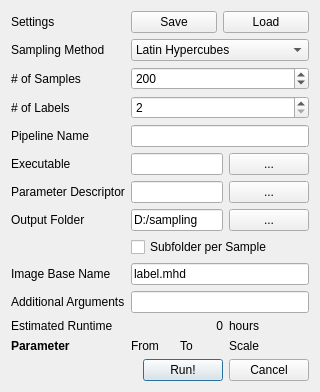
<?xml version="1.0" encoding="UTF-8"?>
<ui version="4.0">
 <class>samplingSettings</class>
 <widget class="QDialog" name="samplingSettings">
  <property name="geometry">
   <rect>
    <x>0</x>
    <y>0</y>
    <width>320</width>
    <height>331</height>
   </rect>
  </property>
  <property name="windowTitle">
   <string>Sampling Settings</string>
  </property>
  <layout class="QGridLayout" name="gridLayout">
   <item row="29" column="0" colspan="4">
    <widget class="QWidget" name="wdButtonBar" native="true">
     <layout class="QHBoxLayout" name="horizontalLayout">
      <property name="spacing">
       <number>6</number>
      </property>
      <property name="leftMargin">
       <number>0</number>
      </property>
      <property name="topMargin">
       <number>0</number>
      </property>
      <property name="rightMargin">
       <number>0</number>
      </property>
      <property name="bottomMargin">
       <number>0</number>
      </property>
      <item>
       <spacer name="horizontalSpacer">
        <property name="orientation">
         <enum>Qt::Horizontal</enum>
        </property>
        <property name="sizeHint" stdset="0">
         <size>
          <width>40</width>
          <height>20</height>
         </size>
        </property>
       </spacer>
      </item>
      <item>
       <widget class="QPushButton" name="pbRun">
        <property name="text">
         <string>Run!</string>
        </property>
        <property name="default">
         <bool>true</bool>
        </property>
       </widget>
      </item>
      <item>
       <widget class="QPushButton" name="pbCancel">
        <property name="text">
         <string>Cancel</string>
        </property>
       </widget>
      </item>
     </layout>
    </widget>
   </item>
   <item row="1" column="1" colspan="3">
    <widget class="QWidget" name="widget" native="true">
     <layout class="QHBoxLayout" name="horizontalLayout_2">
      <property name="spacing">
       <number>6</number>
      </property>
      <property name="leftMargin">
       <number>0</number>
      </property>
      <property name="topMargin">
       <number>0</number>
      </property>
      <property name="rightMargin">
       <number>0</number>
      </property>
      <property name="bottomMargin">
       <number>0</number>
      </property>
      <item>
       <widget class="QPushButton" name="pbSaveSettings">
        <property name="text">
         <string>Save</string>
        </property>
       </widget>
      </item>
      <item>
       <widget class="QPushButton" name="pbLoadSettings">
        <property name="text">
         <string>Load</string>
        </property>
       </widget>
      </item>
     </layout>
    </widget>
   </item>
   <item row="18" column="0">
    <widget class="QLabel" name="label_12">
     <property name="text">
      <string>Estimated Runtime</string>
     </property>
    </widget>
   </item>
   <item row="3" column="0">
    <widget class="QLabel" name="label">
     <property name="text">
      <string>Sampling Method</string>
     </property>
    </widget>
   </item>
   <item row="7" column="0">
    <widget class="QLabel" name="label_3">
     <property name="text">
      <string>Executable</string>
     </property>
    </widget>
   </item>
   <item row="8" column="0">
    <widget class="QLabel" name="label_2">
     <property name="text">
      <string>Parameter Descriptor</string>
     </property>
    </widget>
   </item>
   <item row="4" column="0">
    <widget class="QLabel" name="label_11">
     <property name="text">
      <string># of Samples</string>
     </property>
    </widget>
   </item>
   <item row="23" column="1">
    <widget class="QLabel" name="label_5">
     <property name="text">
      <string>From</string>
     </property>
    </widget>
   </item>
   <item row="23" column="2">
    <widget class="QLabel" name="label_6">
     <property name="text">
      <string>To</string>
     </property>
    </widget>
   </item>
   <item row="22" column="2">
    <spacer name="verticalSpacer">
     <property name="orientation">
      <enum>Qt::Vertical</enum>
     </property>
     <property name="sizeHint" stdset="0">
      <size>
       <width>20</width>
       <height>40</height>
      </size>
     </property>
    </spacer>
   </item>
   <item row="23" column="0">
    <widget class="QLabel" name="label_4">
     <property name="text">
      <string>&lt;html&gt;&lt;head/&gt;&lt;body&gt;&lt;p&gt;&lt;span style=&quot; font-weight:600;&quot;&gt;Parameter&lt;/span&gt;&lt;/p&gt;&lt;/body&gt;&lt;/html&gt;</string>
     </property>
     <property name="textFormat">
      <enum>Qt::RichText</enum>
     </property>
    </widget>
   </item>
   <item row="10" column="0">
    <widget class="QLabel" name="label_8">
     <property name="text">
      <string>Output Folder</string>
     </property>
    </widget>
   </item>
   <item row="6" column="1" colspan="3">
    <widget class="QLineEdit" name="lePipelineName">
     <property name="text">
      <string/>
     </property>
    </widget>
   </item>
   <item row="10" column="3">
    <widget class="QPushButton" name="pbChooseOutputFolder">
     <property name="text">
      <string>...</string>
     </property>
    </widget>
   </item>
   <item row="23" column="3">
    <widget class="QLabel" name="label_9">
     <property name="text">
      <string>Scale</string>
     </property>
    </widget>
   </item>
   <item row="18" column="1" colspan="2">
    <widget class="QLabel" name="lbEstimate">
     <property name="text">
      <string>0</string>
     </property>
     <property name="alignment">
      <set>Qt::AlignRight|Qt::AlignTrailing|Qt::AlignVCenter</set>
     </property>
    </widget>
   </item>
   <item row="14" column="0">
    <widget class="QLabel" name="label_7">
     <property name="text">
      <string>Additional Arguments</string>
     </property>
    </widget>
   </item>
   <item row="5" column="1" colspan="3">
    <widget class="QSpinBox" name="sbLabelCount">
     <property name="minimum">
      <number>2</number>
     </property>
     <property name="maximum">
      <number>99999999</number>
     </property>
    </widget>
   </item>
   <item row="8" column="3">
    <widget class="QPushButton" name="pbChooseParameterDescriptor">
     <property name="text">
      <string>...</string>
     </property>
    </widget>
   </item>
   <item row="7" column="3">
    <widget class="QPushButton" name="pbChooseExecutable">
     <property name="text">
      <string>...</string>
     </property>
    </widget>
   </item>
   <item row="8" column="1" colspan="2">
    <widget class="QLineEdit" name="leParamDescriptor">
     <property name="text">
      <string/>
     </property>
    </widget>
   </item>
   <item row="5" column="0">
    <widget class="QLabel" name="label_10">
     <property name="text">
      <string># of Labels</string>
     </property>
    </widget>
   </item>
   <item row="6" column="0">
    <widget class="QLabel" name="label_14">
     <property name="text">
      <string>Pipeline Name</string>
     </property>
    </widget>
   </item>
   <item row="18" column="3">
    <widget class="QLabel" name="label_13">
     <property name="text">
      <string>hours</string>
     </property>
    </widget>
   </item>
   <item row="3" column="1" colspan="3">
    <widget class="QComboBox" name="cbSamplingMethod">
     <property name="currentText">
      <string>Latin Hypercubes</string>
     </property>
     <property name="currentIndex">
      <number>1</number>
     </property>
     <item>
      <property name="text">
       <string>Random</string>
      </property>
     </item>
     <item>
      <property name="text">
       <string>Latin Hypercubes</string>
      </property>
     </item>
    </widget>
   </item>
   <item row="4" column="1" colspan="3">
    <widget class="QSpinBox" name="sbNumberOfSamples">
     <property name="maximum">
      <number>999999999</number>
     </property>
     <property name="singleStep">
      <number>10</number>
     </property>
     <property name="value">
      <number>200</number>
     </property>
    </widget>
   </item>
   <item row="7" column="1" colspan="2">
    <widget class="QLineEdit" name="leExecutable">
     <property name="text">
      <string/>
     </property>
    </widget>
   </item>
   <item row="14" column="1" colspan="3">
    <widget class="QLineEdit" name="leAdditionalArguments">
     <property name="text">
      <string/>
     </property>
    </widget>
   </item>
   <item row="10" column="1" colspan="2">
    <widget class="QLineEdit" name="leOutputFolder">
     <property name="text">
      <string>D:/sampling</string>
     </property>
    </widget>
   </item>
   <item row="1" column="0">
    <widget class="QLabel" name="label_15">
     <property name="text">
      <string>Settings</string>
     </property>
    </widget>
   </item>
   <item row="12" column="0">
    <widget class="QLabel" name="label_16">
     <property name="text">
      <string>Image Base Name</string>
     </property>
    </widget>
   </item>
   <item row="12" column="1" colspan="3">
    <widget class="QLineEdit" name="leImageBaseName">
     <property name="text">
      <string>label.mhd</string>
     </property>
    </widget>
   </item>
   <item row="11" column="1" colspan="3">
    <widget class="QCheckBox" name="cbSeparateFolder">
     <property name="text">
      <string>Subfolder per Sample</string>
     </property>
    </widget>
   </item>
  </layout>
 </widget>
 <tabstops>
  <tabstop>cbSamplingMethod</tabstop>
  <tabstop>sbNumberOfSamples</tabstop>
  <tabstop>sbLabelCount</tabstop>
  <tabstop>lePipelineName</tabstop>
  <tabstop>leExecutable</tabstop>
  <tabstop>pbChooseExecutable</tabstop>
  <tabstop>leParamDescriptor</tabstop>
  <tabstop>pbChooseParameterDescriptor</tabstop>
  <tabstop>leOutputFolder</tabstop>
  <tabstop>pbChooseOutputFolder</tabstop>
  <tabstop>leAdditionalArguments</tabstop>
  <tabstop>pbRun</tabstop>
  <tabstop>pbCancel</tabstop>
 </tabstops>
 <resources/>
 <connections/>
</ui>
